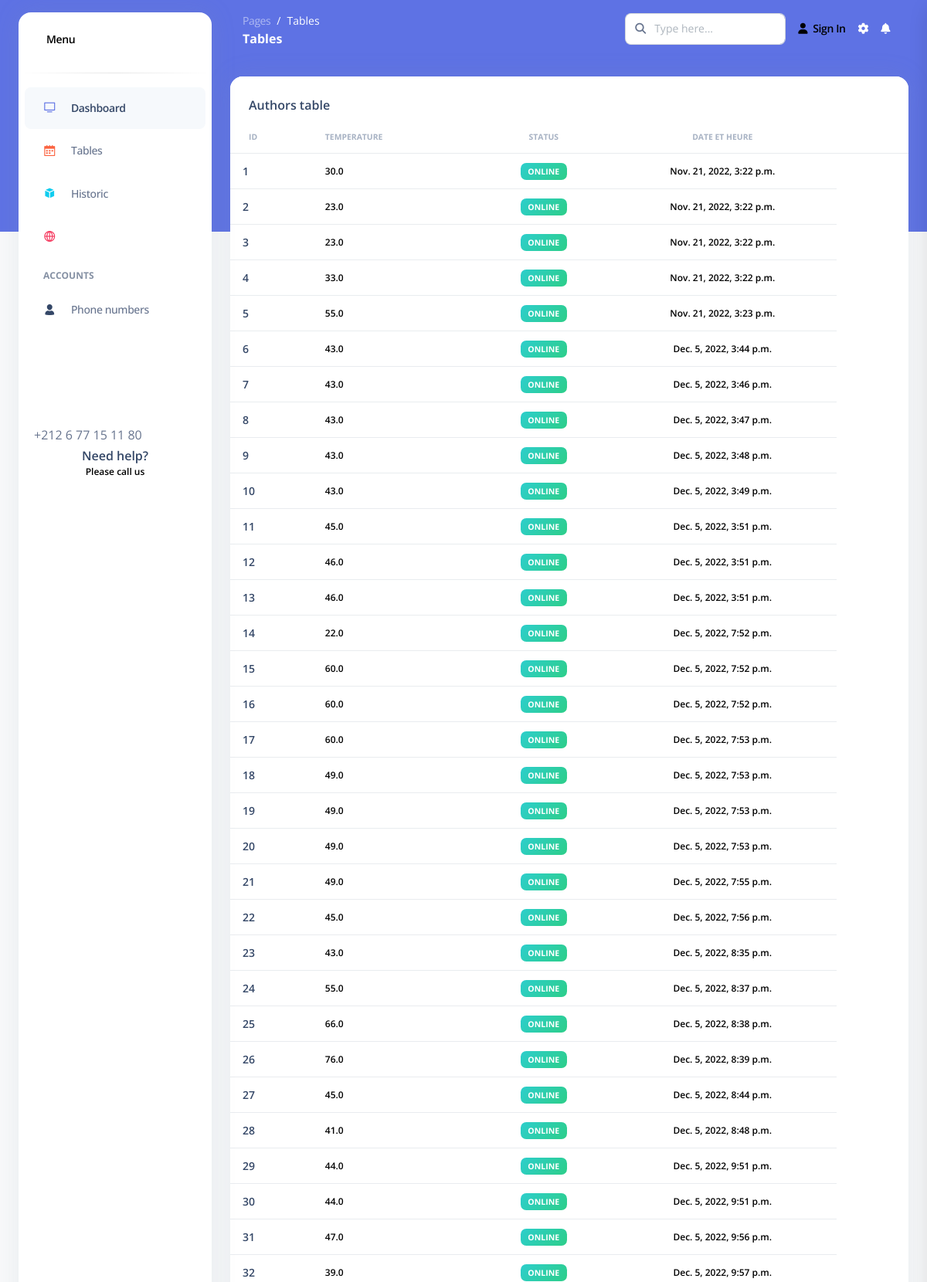
Screenshot of /data3 (upper part) with the database file from the repository.
### MyApp/models.py (models this page shows, shortened)
class Dht(models.Model):
    temp = models.FloatField(null=True)
    hum = models.FloatField(null=True)
    dt = models.DateTimeField(auto_now_add=True,null=True)

### MyApp/views.py (the view)
# urls.py: path('data3', views.dht13, name='Data3'),
def dht13(request):
    print(" ok t555")
    from twilio.rest import Client
    account_sid = 'AC10ed6a83bfa23043429f889b4bc0aa8f'
    auth_token = '7276ed8546bf457d6db26bc28ce9f158'
    client = Client(account_sid, auth_token)
    message = client.messages.create(
        body="hello",
        from_='+19297326785',
        to='+212637392064',
    )
    print(message.sid)
    print(" ok t1")
    tab = Dht.objects.all()
    s = {'tab': tab}
    return render(request, 'table.html', s)

### MyApp/Templates/table.html (shortened to what this page needs)
<!DOCTYPE html>
<html lang="en">
<head>
  <link href="../assets/css/nucleo-icons.css" rel="stylesheet" />
  <link href="../assets/css/nucleo-svg.css" rel="stylesheet" />
  <link href="../assets/css/nucleo-svg.css" rel="stylesheet" />
  <link id="pagestyle" href="../assets/css/argon-dashboard.css?v=2.0.4" rel="stylesheet" />
  <link type="text/css" href="../static/assets/css/argon-dashboard.css" rel="stylesheet" />
</head>
<body class="g-sidenav-show   bg-gray-100">
  <aside class="sidenav bg-white navbar navbar-vertical navbar-expand-xs border-0 border-radius-xl my-3 fixed-start ms-4 " id="sidenav-main">
    <div class="sidenav-header">
      <a class="navbar-brand m-0" href=" https://demos.creative-tim.com/argon-dashboard/pages/dashboard.html " target="_blank">
        <span class="ms-1 font-weight-bold">Menu</span>
      </a>
    </div>
    <hr class="horizontal dark mt-0">
    <div class="collapse navbar-collapse  w-auto " id="sidenav-collapse-main">
      <ul class="navbar-nav">
        <li class="nav-item">
          <a class="nav-link active" href="{%url 'Data2'%}">
            <div class="icon icon-shape icon-sm border-radius-md text-center me-2 d-flex align-items-center justify-content-center">
              <i class="ni ni-tv-2 text-primary text-sm opacity-10"></i>
            </div>
            <span class="nav-link-text ms-1">Dashboard</span>
          </a>
        </li>
        <li class="nav-item">
          <a class="nav-link " href="#">
            <div class="icon icon-shape icon-sm border-radius-md text-center me-2 d-flex align-items-center justify-content-center">
              <i class="ni ni-calendar-grid-58 text-warning text-sm opacity-10"></i>
            </div>
            <span class="nav-link-text ms-1">Tables</span>
          </a>
        </li>
        <li class="nav-item">
          <a class="nav-link " href="{%url 'Data'%}">
            <div class="icon icon-shape icon-sm border-radius-md text-center me-2 d-flex align-items-center justify-content-center">
              <i class="ni ni-app text-info text-sm opacity-10"></i>
            </div>
            <span class="nav-link-text ms-1">Historic</span>
          </a>
        </li>
        <li class="nav-item">
          <a class="nav-link " href="./pages/rtl.html">
            <div class="icon icon-shape icon-sm border-radius-md text-center me-2 d-flex align-items-center justify-content-center">
              <i class="ni ni-world-2 text-danger text-sm opacity-10"></i>
            </div>
          </a>
        </li>
        <li class="nav-item mt-3">
          <h6 class="ps-4 ms-2 text-uppercase text-xs font-weight-bolder opacity-6">Accounts </h6>
        </li>
        <li class="nav-item">
          <a class="nav-link " href="./pages/profile.html">
            <div class="icon icon-shape icon-sm border-radius-md text-center me-2 d-flex align-items-center justify-content-center">
              <i class="ni ni-single-02 text-dark text-sm opacity-10"></i>
            </div>
            <span class="nav-link-text ms-1">Phone numbers </span>
          </a>
        </li>
      </ul>
    </div>
    <div class="sidenav-footer mx-3 ">
      <div class="card card-plain shadow-none" id="sidenavCard">
        <span class="nav-link-text ms-1">+212 6 77 15 11 80</span>
        <div class="card-body text-center p-3 w-100 pt-0">
          <div class="docs-info">
            <h6 class="mb-0">Need help?</h6>
            <p class="text-xs font-weight-bold mb-0">Please call us </p>
          </div>
        </div>
      </div>
    </div>
  </aside>
  <main class="main-content position-relative border-radius-lg ">
    <nav class="navbar navbar-main navbar-expand-lg px-0 mx-4 shadow-none border-radius-xl " id="navbarBlur" data-scroll="false">
      <div class="container-fluid py-1 px-3">
        <nav aria-label="breadcrumb">
          <ol class="breadcrumb bg-transparent mb-0 pb-0 pt-1 px-0 me-sm-6 me-5">
            <li class="breadcrumb-item text-sm"><a class="opacity-5 text-white" href="javascript:;">Pages</a></li>
            <li class="breadcrumb-item text-sm text-white active" aria-current="page">Tables</li>
          </ol>
          <h6 class="font-weight-bolder text-white mb-0">Tables</h6>
        </nav>
        <div class="collapse navbar-collapse mt-sm-0 mt-2 me-md-0 me-sm-4" id="navbar">
          <div class="ms-md-auto pe-md-3 d-flex align-items-center">
            <div class="input-group">
              <span class="input-group-text text-body"><i class="fas fa-search" aria-hidden="true"></i></span>
              <input type="text" class="form-control" placeholder="Type here...">
            </div>
          </div>
          <ul class="navbar-nav  justify-content-end">
            <li class="nav-item d-flex align-items-center">
              <a href="javascript:;" class="nav-link text-white font-weight-bold px-0">
                <i class="fa fa-user me-sm-1"></i>
                <span class="d-sm-inline d-none">Sign In</span>
              </a>
            </li>
            <li class="nav-item px-3 d-flex align-items-center">
              <a href="javascript:;" class="nav-link text-white p-0">
                <i class="fa fa-cog fixed-plugin-button-nav cursor-pointer"></i>
              </a>
            </li>
            <li class="nav-item dropdown pe-2 d-flex align-items-center">
              <a href="javascript:;" class="nav-link text-white p-0" id="dropdownMenuButton" data-bs-toggle="dropdown" aria-expanded="false">
                <i class="fa fa-bell cursor-pointer"></i>
              </a>
            </li>
          </ul>
        </div>
      </div>
    </nav>
    <div class="container-fluid py-4">
      <div class="row">
        <div class="col-12">
          <div class="card mb-4">
            <div class="card-header pb-0">
              <h6>Authors table</h6>
            </div>
            <div class="card-body px-0 pt-0 pb-2">
              <div class="table-responsive p-0">
                <table class="table align-items-center mb-0">
                  <thead>
                    <tr>
                      <th class="text-uppercase text-secondary text-xxs font-weight-bolder opacity-7">id</th>
                      <th class="text-uppercase text-secondary text-xxs font-weight-bolder opacity-7 ps-2">temperature</th>
                      <th class="text-center text-uppercase text-secondary text-xxs font-weight-bolder opacity-7">Status</th>
                      <th class="text-center text-uppercase text-secondary text-xxs font-weight-bolder opacity-7">date et heure</th>
                      <th class="text-secondary opacity-7"></th>
                    </tr>
                  </thead>
                  <tbody>
                  {% for i in tab %}
                    <tr>
                      <td>
                        <div class="d-flex px-2 py-1">
                          <div class="d-flex flex-column justify-content-center">
                            <h6 class="mb-0 text-sm">{{i.id}}</h6>
                          </div>
                        </div>
                      </td>
                      <td>
                        <p class="text-xs font-weight-bold mb-0">{{i.temp}}</p>
                      </td>
                      <td class="align-middle text-center text-sm">
                        <span class="badge badge-sm bg-gradient-success">Online</span>
                      </td>
                      <td class="align-middle text-center">
                        <span class="text-secondary text-xs font-weight-bold">{{i.dt}}</span>
                      </td>
                    </tr>
                  {% endfor %}
                  </tbody>
                </table>
              </div>
            </div>
          </div>
        </div>
      </div>
    </div>
  </main>
</body>
</html>

### static/assets/css/nucleo-svg.css (style rules this page uses)
.icon { display: inline-block; color: #111111; height: 1em; width: 1em; }
.icon-sm { height: 0.8em; width: 0.8em; }
.icon { fill: currentColor; stroke: none; }

### rows the page displays
Dht: id "1", temp "30.0", dt "Nov. 21, 2022, 3:22 p.m."
Dht: id "2", temp "23.0", dt "Nov. 21, 2022, 3:22 p.m."
Dht: id "3", temp "23.0", dt "Nov. 21, 2022, 3:22 p.m."
Dht: id "4", temp "33.0", dt "Nov. 21, 2022, 3:22 p.m."
Dht: id "5", temp "55.0", dt "Nov. 21, 2022, 3:23 p.m."
Dht: id "6", temp "43.0", dt "Dec. 5, 2022, 3:44 p.m."
Dht: id "7", temp "43.0", dt "Dec. 5, 2022, 3:46 p.m."
Dht: id "8", temp "43.0", dt "Dec. 5, 2022, 3:47 p.m."
Dht: id "9", temp "43.0", dt "Dec. 5, 2022, 3:48 p.m."
Dht: id "10", temp "43.0", dt "Dec. 5, 2022, 3:49 p.m."
Dht: id "11", temp "45.0", dt "Dec. 5, 2022, 3:51 p.m."
Dht: id "12", temp "46.0", dt "Dec. 5, 2022, 3:51 p.m."
Dht: id "13", temp "46.0", dt "Dec. 5, 2022, 3:51 p.m."
Dht: id "14", temp "22.0", dt "Dec. 5, 2022, 7:52 p.m."
Dht: id "15", temp "60.0", dt "Dec. 5, 2022, 7:52 p.m."
Dht: id "16", temp "60.0", dt "Dec. 5, 2022, 7:52 p.m."
Dht: id "17", temp "60.0", dt "Dec. 5, 2022, 7:53 p.m."
Dht: id "18", temp "49.0", dt "Dec. 5, 2022, 7:53 p.m."
Dht: id "19", temp "49.0", dt "Dec. 5, 2022, 7:53 p.m."
Dht: id "20", temp "49.0", dt "Dec. 5, 2022, 7:53 p.m."
Dht: id "21", temp "49.0", dt "Dec. 5, 2022, 7:55 p.m."
Dht: id "22", temp "45.0", dt "Dec. 5, 2022, 7:56 p.m."
Dht: id "23", temp "43.0", dt "Dec. 5, 2022, 8:35 p.m."
Dht: id "24", temp "55.0", dt "Dec. 5, 2022, 8:37 p.m."
Dht: id "25", temp "66.0", dt "Dec. 5, 2022, 8:38 p.m."
Dht: id "26", temp "76.0", dt "Dec. 5, 2022, 8:39 p.m."
Dht: id "27", temp "45.0", dt "Dec. 5, 2022, 8:44 p.m."
Dht: id "28", temp "41.0", dt "Dec. 5, 2022, 8:48 p.m."
Dht: id "29", temp "44.0", dt "Dec. 5, 2022, 9:51 p.m."
Dht: id "30", temp "44.0", dt "Dec. 5, 2022, 9:51 p.m."
Dht: id "31", temp "47.0", dt "Dec. 5, 2022, 9:56 p.m."
Dht: id "32", temp "39.0", dt "Dec. 5, 2022, 9:57 p.m."
